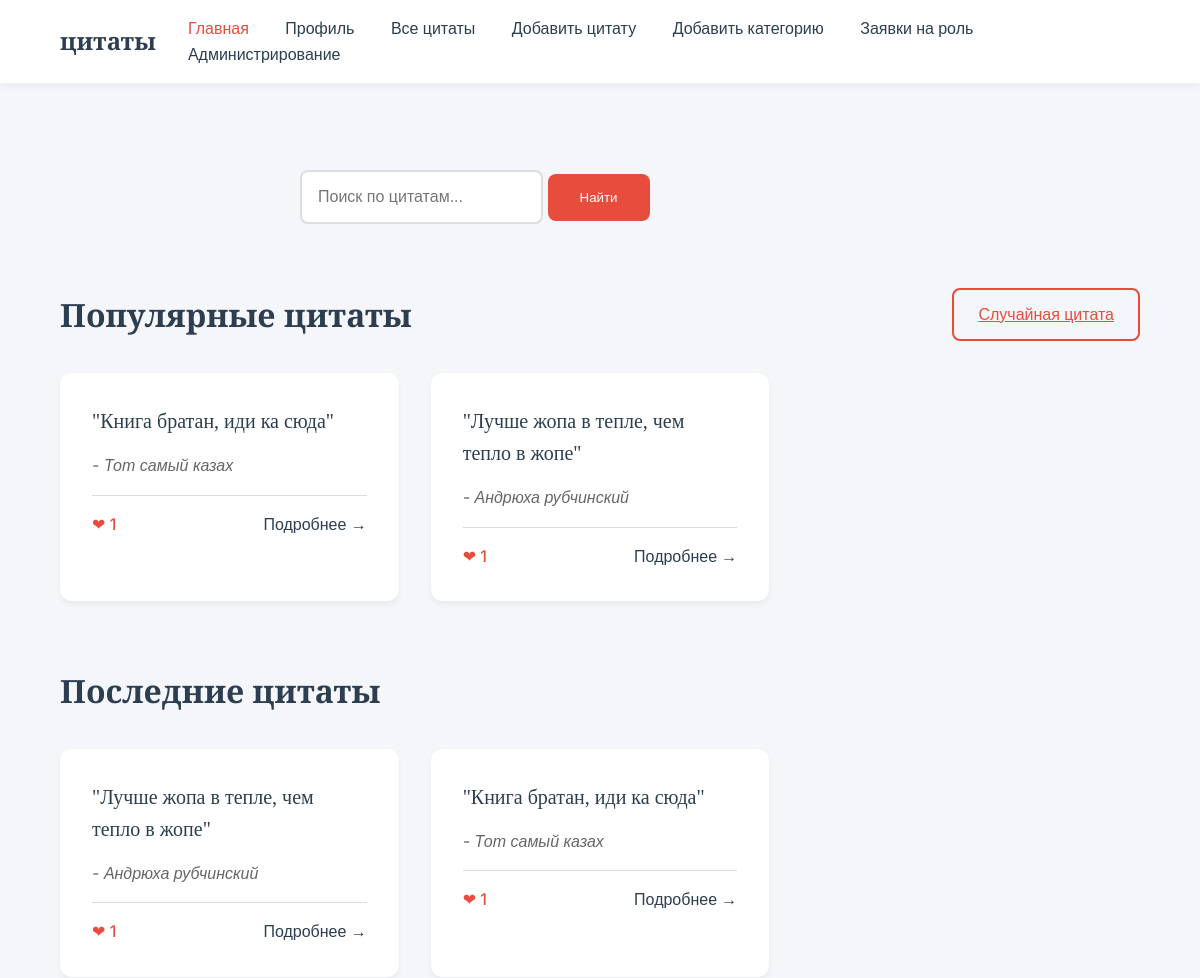
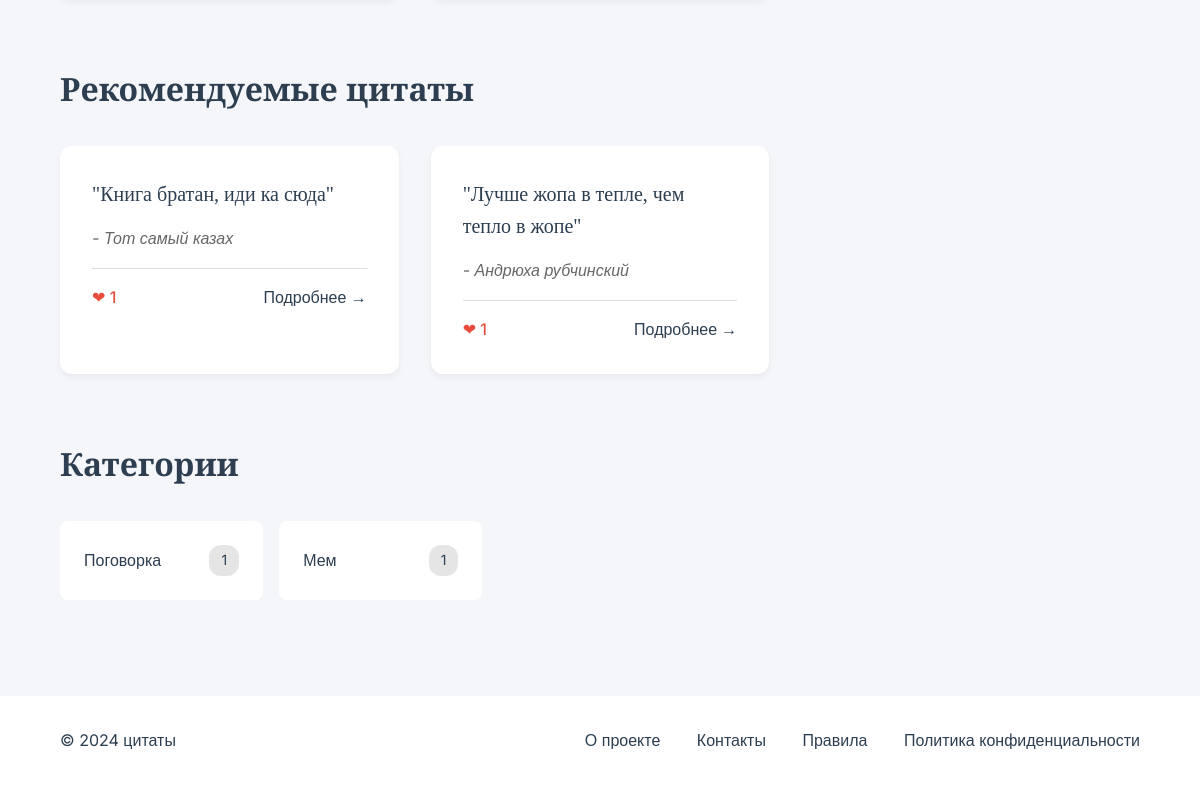
Page / (signed in) on the earlier database version (2 pictures, top to bottom).
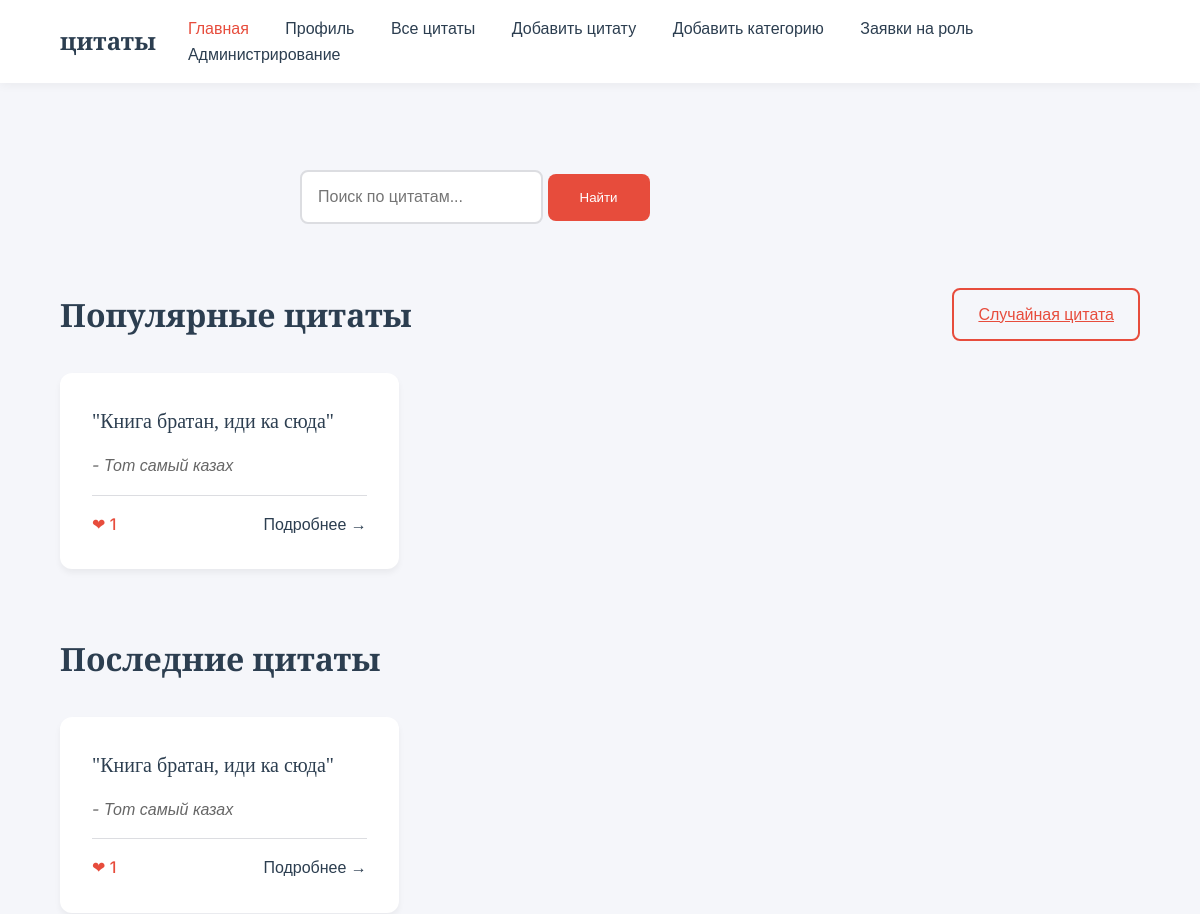
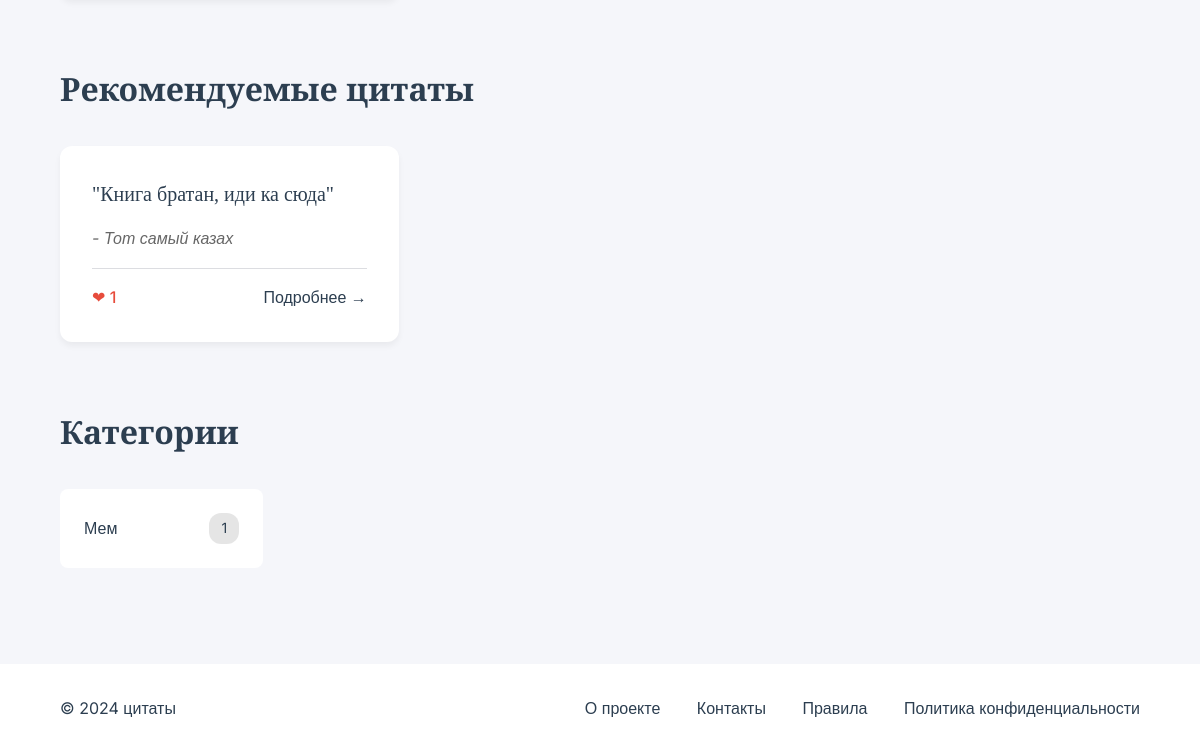
Same page on the later database version (2 pictures, top to bottom).
### app.py (models this page shows)
class Quote(db.Model):
    id = db.Column(db.Integer, primary_key=True)
    text = db.Column(db.Text, nullable=False)
    author = db.Column(db.String(100), nullable=False)
    likes = db.Column(db.Integer, default=0)
    views = db.Column(db.Integer, default=0)
    user_id = db.Column(db.Integer, db.ForeignKey('user.id'))
    category_id = db.Column(db.Integer, db.ForeignKey('categories.id'), nullable=False)
    category = db.relationship('Category', back_populates='quotes_list')
    user_likes = db.relationship('UserLikes', back_populates='quote')

class Category(db.Model):
    __tablename__ = 'categories'
    id = db.Column(db.Integer, primary_key=True)
    name = db.Column(db.String(100), nullable=False)
    quotes_list = db.relationship('Quote', back_populates='category')

### app.py (the view)
@app.route('/')
@login_required
def home():
    popular_quotes = Quote.query.order_by(Quote.likes.desc()).limit(3).all()
    if not popular_quotes:
        flash("Нет популярных цитат для отображения.", "info")
    latest_quotes = Quote.query.order_by(Quote.id.desc()).limit(3).all()
    if not latest_quotes:
        flash("Нет новых цитат для отображения.", "info")
    recommended_quotes = Quote.query.order_by(db.func.random()).limit(3).all()
    if not recommended_quotes:
        flash("Нет рекомендуемых цитат для отображения.", "info")
    categories = db.session.query(Category, db.func.count(Quote.id).label('quotes_count')) \
                           .join(Quote, Quote.category_id == Category.id, isouter=True) \
                           .group_by(Category.id) \
                           .all()
    return render_template(
        'home.html',
        popular_quotes=popular_quotes,
        latest_quotes=latest_quotes,
        recommended_quotes=recommended_quotes,
        categories=categories
    )

### app.py (called while the page is built)
@login_manager.user_loader
def load_user(user_id):
    return User.query.get(int(user_id))

### templates/home.html (shortened to what the changed rows need)
<!DOCTYPE html>
<html lang="ru">
<head>
    <link rel="stylesheet" href="{{ url_for('static', filename='home.css') }}">
</head>
<body>
    <main>
        <section class="quotes-section">
            <div class="section-header">
                <h2>Популярные цитаты</h2>
            </div>
            {% if popular_quotes %}
                <div class="quotes-grid">
                    {% for quote in popular_quotes %}
                        <div class="quote-card">
                            <div class="quote-text">"{{ quote.text }}"</div>
                            <div class="quote-author">- {{ quote.author }}</div>
                            <div class="quote-meta">
                                <span class="likes">❤ {{ quote.likes }}</span>
                                <a href="{{ url_for('view_quote', quote_id=quote.id) }}" class="more-link">Подробнее →</a>
                            </div>
                        </div>
                    {% endfor %}
                </div>
            {% else %}
                <p>Нет популярных цитат для отображения.</p>
            {% endif %}
        </section>
        <section class="latest-quotes-section">
            <div class="section-header">
                <h2>Последние цитаты</h2>
            </div>
            <div class="quotes-grid">
                {% for quote in latest_quotes %}
                    <div class="quote-card">
                        <div class="quote-text">"{{ quote.text }}"</div>
                        <div class="quote-author">- {{ quote.author }}</div>
                        <div class="quote-meta">
                            <span class="likes">❤ {{ quote.likes }}</span>
                            <a href="{{ url_for('view_quote', quote_id=quote.id) }}" class="more-link">Подробнее →</a>
                        </div>
                    </div>
                {% endfor %}
            </div>
        </section>
        <section class="recommended-quotes-section">
            <div class="section-header">
                <h2>Рекомендуемые цитаты</h2>
            </div>
            <div class="quotes-grid">
                {% for quote in recommended_quotes %}
                    <div class="quote-card">
                        <div class="quote-text">"{{ quote.text }}"</div>
                        <div class="quote-author">- {{ quote.author }}</div>
                        <div class="quote-meta">
                            <span class="likes">❤ {{ quote.likes }}</span>
                            <a href="{{ url_for('view_quote', quote_id=quote.id) }}" class="more-link">Подробнее →</a>
                        </div>
                    </div>
                {% endfor %}
            </div>
        </section>
            <section class="categories-section">
                <h2>Категории</h2>
            <div class="categories-grid">
                {% for category, quotes_count in categories %}
                    <a href="{{ url_for('category', category_name=category.name) }}" class="category-card">
                    <span class="category-name">{{ category.name }}</span>
                    <span class="category-count">{{ quotes_count }}</span>
                    </a>
                {% endfor %}
             </div>
            </section>
    </main>
</body>
</html>

Differences in the rows shown:
removed Quote: text "Лучше жопа в тепле, чем тепло в жопе", author "Андрюха рубчинский", likes "1"
removed Category: name "Поговорка", id "1"
